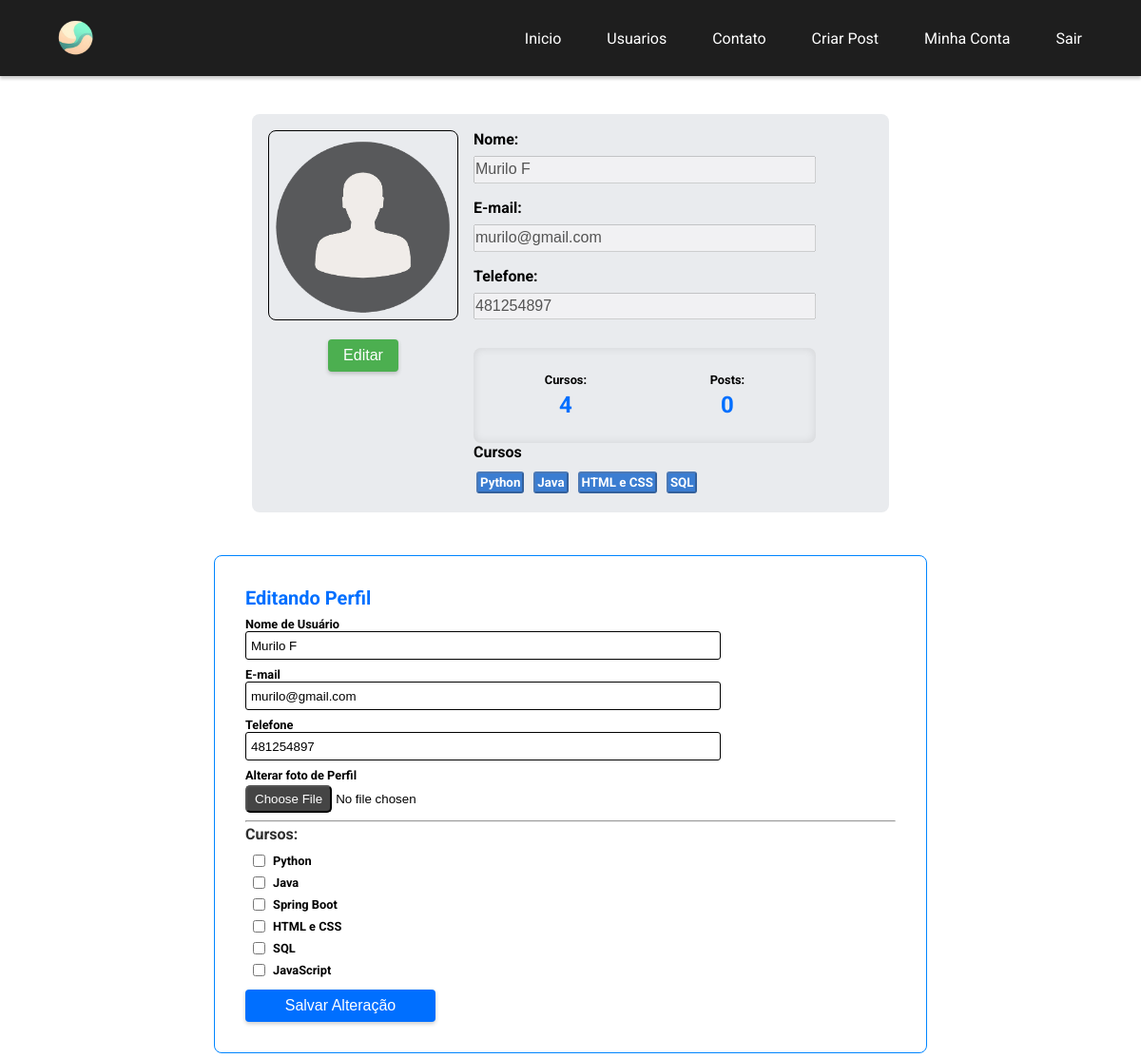
/minhaconta/editar (signed in), run on the app's committed database.
### comunidadeblog/models.py (models this page shows)
class Usuario(database.Model, UserMixin):
    id = database.Column(database.Integer, primary_key=True)
    username = database.Column(database.String, nullable=False)
    email = database.Column(database.String, nullable=False, unique=True)
    telefone = database.Column(database.String(14), nullable=True)
    senha = database.Column(database.String(20), nullable=False)
    foto_perfil = database.Column(database.String, default='default.jpg', nullable=False)
    posts = database.relationship('Post', backref='autor', lazy=True)      # primeiro parametro 'Post' se refere a classe Post e backre='autor
    cursos = database.Column(database.String, nullable=False, default="Não Informado")

### comunidadeblog/routes.py (the view)
@app.route('/minhaconta/editar', methods=['GET', 'POST'])
@login_required
def editar_perfil():
    form_editarperfil = FormEditarPerfil()
    if form_editarperfil.validate_on_submit() and 'botao_submit_editarperfil' in request.form:
        current_user.email = form_editarperfil.email.data
        current_user.username = form_editarperfil.username.data
        current_user.telefone = form_editarperfil.telefone.data
        if form_editarperfil.foto_perfil.data:
            nome_arquivo_imagem = salvar_imagem(form_editarperfil.foto_perfil.data)
            current_user.foto_perfil = nome_arquivo_imagem
        current_user.cursos = atualizar_cursos(form_editarperfil)
        database.session.commit()
        flash('Perfil atualizado com sucesso!', 'alert-success')
        return redirect(url_for('minha_conta'))
    elif request.method == 'GET':        # Preenche os inputs dos formulários com os dados do banco
        form_editarperfil.email.data = current_user.email
        form_editarperfil.username.data = current_user.username
        form_editarperfil.telefone.data = current_user.telefone
    foto_perfil = url_for('static', filename='fotos_perfil/{}'.format(current_user.foto_perfil))
    return render_template('editar_perfil.html', form_editarperfil=form_editarperfil, foto_perfil=foto_perfil)

### comunidadeblog/forms.py (shortened to what this page needs)
class FormEditarPerfil(FlaskForm):
    username = StringField('Nome de Usuário', validators=[DataRequired()])
    email = StringField('E-mail', validators=[DataRequired(), Email()])
    telefone = StringField('Telefone', validators=[DataRequired(), Length(8, 12)])
    foto_perfil = FileField('Alterar foto de Perfil', validators=[FileAllowed(['jpg', 'png'])])
    curso_python = BooleanField('Python')
    curso_java = BooleanField('Java')
    curso_springboot = BooleanField('Spring Boot')
    curso_htmlcss = BooleanField('HTML e CSS')
    curso_sql = BooleanField('SQL')
    curso_javascript = BooleanField('JavaScript')
    botao_submit_editarperfil = SubmitField('Salvar Alteração')

### comunidadeblog/models.py (called while the page is built)
@login_manager.user_loader
def load_usuario(id_usuario):
    return Usuario.query.get(int(id_usuario))

### comunidadeblog/templates/editar_perfil.html (shortened to what this page needs)
{% extends 'minhaconta.html' %} {% block form_editar_perfil %}
<div class="container-form-edicaoperfil">
	<form action="" method="post" enctype="multipart/form-data">
		<div class="title-form-edicaoperfil">Editando Perfil</div>
		<div class="item-form-edicaoperfil">
			{{ form_editarperfil.username.label(class='label-form-edicaoperfil')
			}} {% if form_editarperfil.username.errors %} {{
			form_editarperfil.username(class='input-form-edicaoperfil
			is-invalid') }}
			<div class="invalid-feedback">
				{% for erro in form_editarperfil.username.errors %} {{ erro }}
				{% endfor %}
			</div>
			{% else %} {{
			form_editarperfil.username(class='input-form-edicaoperfil') }} {%
			endif %}
		</div>
		<div class="item-form-edicaoperfil">
			{{ form_editarperfil.email.label(class='label-form-edicaoperfil') }}
			{% if form_editarperfil.email.errors %} {{
			form_editarperfil.email(class='input-form-edicaoperfil is-invalid')
			}}
			<div class="invalid-feedback">
				{% for erro in form_editarperfil.email.errors %} {{ erro }} {%
				endfor %}
			</div>
			{% else %} {{
			form_editarperfil.email(class='input-form-edicaoperfil') }} {% endif
			%}
		</div>
		<div class="item-form-edicaoperfil">
			{{ form_editarperfil.telefone.label(class='label-form-edicaoperfil')
			}} {% if form_editarperfil.telefone.errors %} {{
			form_editarperfil.telefone(class='input-form-edicaoperfil
			is-invalid') }}
			<div class="invalid-feedback">
				{% for erro in form_editarperfil.telefone.errors %} {{ erro }}
				{% endfor %}
			</div>
			{% else %} {{
			form_editarperfil.telefone(class='input-form-edicaoperfil') }} {%
			endif%}
		</div>
		<div class="item-form-edicaoperfil">
			{{
			form_editarperfil.foto_perfil.label(class='label-form-edicaoperfil')
			}} {{ form_editarperfil.foto_perfil(class="input-file") }}
		</div>
		<hr />
		<div class="item-form-edicaoperfil">
			<h4>Cursos:</h4>
			<div class="content-cursos">
				{% for campo in form_editarperfil %}
					{% if 'curso_' in campo.name %}
					<div class="item-content-cursos">
						{{ campo(class="checkbox-content-cursos") }}
						{{ campo.label(class="label-content-cursos") }}
					</div>
					{% endif %}
				{% endfor %}
			</div>
		</div>
		<div class="item-form-edicaoperfil">
			{{
			form_editarperfil.botao_submit_editarperfil(class='btn-form-edicaoperfil')}}
		</div>
	</form>
</div>
{% endblock %}

### comunidadeblog/templates/minhaconta.html
{% extends 'base.html' %} {% block body %}
<div class="container-minhaconta">
    <div class="content-minhaconta">
        <div class="lado">
            <img
                    src="{{ foto_perfil }}"
                    class="image-perfil"
                    alt="imagem-perfil"
            />
            <div class="form-actions">
                <a href="{{ url_for('editar_perfil') }}">
                    <button
                            type="submit"
                            id="btn_editar_perfil"
                            name="btn_editar_perfil"
                            class="btn-minhaconta"
                    >
                        Editar
                    </button>
                </a>
            </div>
        </div>
        <div class="form-dados-conta">
            <div class="form-row">
                <label class="label-minhaconta">Nome:</label>
                <input
                        type="text"
                        name="username"
                        id="username"
                        class="input-minhaconta"
                        value="{{ current_user.username }}"
                        disabled
                />
            </div>
            <div class="form-row">
                <label class="label-minhaconta">E-mail:</label>
                <input
                        type="text"
                        name="email"
                        id="email"
                        class="input-minhaconta"
                        value="{{ current_user.email }}"
                        disabled
                />
            </div>
            <div class="form-row">
                <label class="label-minhaconta">Telefone:</label>
                <input
                        type="text"
                        name="telefone"
                        id="telefone"
                        class="input-minhaconta"
                        value="{{ current_user.telefone }}"
                        disabled
                />
            </div>
            <div class="contagem-bloco">
                <div class="curso-bloco">
                    <label class="label-bloco">Cursos:</label>
                    <div class="contador-bloco">
                        {% if 'Não Informado' in current_user.cursos %} 0 {%
                        else %} {{ current_user.cursos.count(';') + 1 }} {%
                        endif %}
                    </div>
                </div>
                <div class="post-bloco">
                    <label class="label-bloco">Posts:</label>
                    <div class="contador-bloco">0</div>
                </div>
            </div>
            <div class="meuscursos">
                <div class="title-meuscursos">Cursos</div>
                <div class="item-cursos">
                    {% for curso in current_user.cursos.split(';') %}
                    <button disabled="disabled" class="cursos-btn">
                        {{ curso }}
                    </button>
                    {% endfor %}
                </div>
            </div>
        </div>
    </div>
</div>
{% block form_editar_perfil %} {% endblock %} {% endblock %}

### comunidadeblog/static/css/style.css (style rules this page uses)
* { padding: 0; margin: 0; box-sizing: border-box; text-decoration: none; }
.container-minhaconta { padding: 2.5rem; }
.content-minhaconta { padding: 1rem; display: flex; justify-content: center; background-color: #e9ebee; border: 1px solid transparent; border-radius: 0.5rem; max-width: 670px; margin: 0 auto; }
.form-dados-conta { padding-left: 1rem; flex: 1 0 140px; }
.form-row { display: flex; flex-direction: column; margin-bottom: 1rem; }
.form-row label { font-size: 1em; font-weight: bold; margin-bottom: 0.5rem; }
.form-row input { font-size: 1em; height: 1.8rem; width: 360px; }
.contagem-bloco { display: flex; justify-content: space-around; align-items: center; background-color: #e9ebee; border-radius: 8px; box-shadow: inset 0px 0px 10px rgba(0, 0, 0, 0.1); height: 100px; margin-top: 30px; padding: 10px; width: 360px; }
.post-bloco, .curso-bloco { flex-grow: 1; text-align: center; }
.label-bloco { display: block; font-size: 0.8rem; font-weight: bold; margin-bottom: 5px; }
.contador-bloco { font-size: 1.5rem; font-weight: bold; color: #006fff; }
.form-actions { display: flex; gap: 0.5rem; margin-top: 1rem; justify-content: center; }
.btn-minhaconta { color: #fff; border: none; border-radius: 4px; padding: 0.5rem 1rem; font-size: 1rem; box-shadow: 0px 2px 4px rgba(0, 0, 0, 0.2); transition: 0.05s; }
#btn_editar_perfil { background-color: #4caf50; }
.image-perfil { width: 200px; height: 200px; border: 1px solid; border-radius: 8px; }
.container-form-edicaoperfil { max-width: 750px; border: 1px solid #0085ff; border-radius: 8px; padding: 2rem; margin: 5px auto; }
.title-form-edicaoperfil { font-size: 20px; font-weight: bold; color: #006fff; }
.item-form-edicaoperfil { display: flex; flex-direction: column; }
.label-form-edicaoperfil { margin-top: 0.5rem; font-size: 0.8rem; font-weight: bold; }
.input-form-edicaoperfil { padding: 5px; height: 30px; max-width: 500px; border: 1px solid; border-radius: 3px; }
.input-file { margin-top: 3px; }
.content-cursos { display: flex; flex-direction: column; }
h4 { margin: 3px 0; font-weight: bold; color: #2d2d2d; }
.item-content-cursos { margin-top: 0.5rem; display: flex; align-items: center; }
.label-content-cursos { font-size: 0.8rem; font-weight: bold; }
.checkbox-content-cursos { margin: 0 0.5rem; }
.title-meuscursos { margin-bottom: 0.5em; font-weight: bold; }
.cursos-btn { background-color: #075bc9c4; border-radius: 3px; color: #fff; margin: 3px; font-weight: bold; padding: 2px; font-family: "Roboto", Courier, monospace; }
.btn-form-edicaoperfil { margin-top: 0.8rem; color: #fff; background-color: #006fff; border: none; border-radius: 4px; padding: 0.5rem 1rem; font-size: 1rem; max-width: 200px; box-shadow: 0px 2px 4px rgba(0, 0, 0, 0.2); transition: 0.05s; }

### data on the page
Usuario: username "Murilo F", email "murilo@gmail.com", telefone "481254897", cursos "4"

### other printed values
{{ curso }} "Python" "Java" "HTML e CSS" "SQL"
{{ campo.label(class="label-content-cursos") }} "Python" "Java" "Spring Boot" "HTML e CSS" "SQL" "JavaScript"
